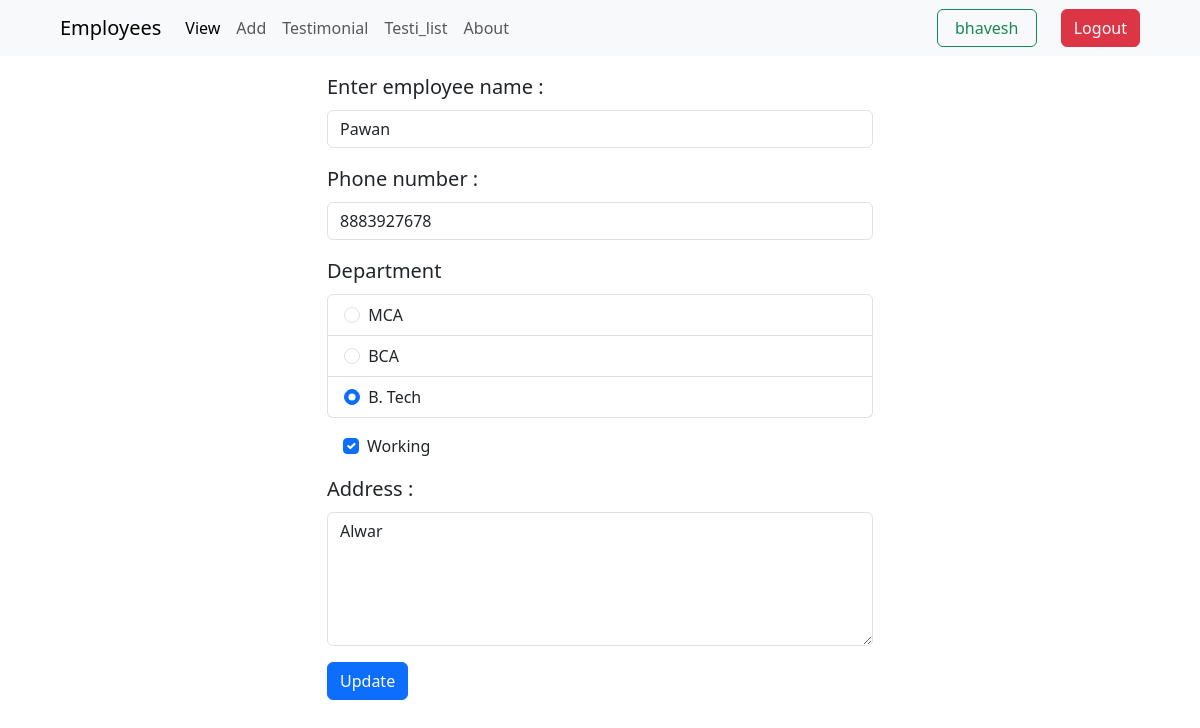
The page /emp/update-emp/Paw888 (signed in) on the database its author committed.
### emp/models.py (models this page shows, shortened)
class emp(models.Model):
    name=models.CharField(max_length=50)
    eid=models.CharField(max_length=20,primary_key=True)
    phone=models.CharField(max_length=10)
    working=models.BooleanField(default=False)
    department=models.CharField(max_length=10)
    address=models.CharField(max_length=100)

### emp/views.py (the view)
# urls.py: path('update-emp/<str:eid>',views.update_emp),
@login_required(login_url='/protected_page')
def update_emp(request,eid,):
    if request.user.is_superuser:
        ee=emp.objects.get(pk=eid)
        return render(request,'emp/update_emp.html',{ 'e':ee})
    return redirect('home')

### templates/emp/update_emp.html (shortened to what this page needs)
<!doctype html>
<html lang="en">
  <head>
    <link href="https://cdn.jsdelivr.net/npm/bootstrap@5.3.3/dist/css/bootstrap.min.css" rel="stylesheet">
    <link rel="stylesheet" href="/static/ss.css">
  </head>
  <body>
    {% include "emp/navbar.html" %}
    <div class="container">
        <div class="row justify-content-center">
          <div class="col-md-6 ">
            <div class="card-body">
                <form class="my-2" action="/emp/add-emp/" method="post" >
                    <div class="mb-3">
                      <label for="exampleInputEmail1" pattern="[a-zA-Z]{3,}" class="form-label fs-5 ">Enter employee name :</label>
                      <input type="text" class="form-control" id="exampleInputEmail1" name="emp_name" value="{{e.name}}" required>
                    </div>
                    <div class="mb-3">
                      <label for="phone" class="form-label fs-5">Phone number :</label>
                      <input type="tel" class="form-control" id="exampleInputPassword1" name="emp_phone"placeholder="10 digit mobile number" pattern="[6-9]{1}[0-9]{3}[0-9]{3}[0-9]{3}" value="{{e.phone}}"required>
                    </div>
                    <div class="dept_work">
                        <div class="mb-3 ">
                            <label for="deptt" class="form-label fs-5">Department</label>
                            <ul class="list-group">
                                <li class="list-group-item">
                                    <input class="form-check-input me-1" type="radio" name="emp_dept" {% if e.department == 'MCA' %} checked {% endif %} id="firstRadio" value="MCA" required>
                                    <label class="form-check-label" for="firstRadio">MCA</label>
                                </li>
                                <li class="list-group-item">
                                    <input class="form-check-input me-1" type="radio" name="emp_dept" value="BCA" {% if e.department == 'BCA' %} checked {% endif %} id="secondRadio" required>
                                    <label class="form-check-label" for="secondRadio">BCA</label>
                                </li>
                                <li class="list-group-item">
                                    <input class="form-check-input me-1" type="radio" name="emp_dept" value="B. Tech" {% if e.department == 'B. Tech' %} checked {% endif %} id="thirdRadio" required>
                                    <label class="form-check-label" for="thirdRadio">B. Tech</label>
                                </li>
                            </ul>
                        </div>
                        <div class="form-check mb-3 m-lg-3">
                            <input class="form-check-input" type="checkbox" name="emp_work" {% if e.working %} checked{% endif %} >
                            <label for="" class="form-check-label">Working</label>
                        </div>
                    </div>
                    <div class="mb-3">
                      <label for="address" class="form-label fs-5">Address :</label>
                      <textarea name="emp_add" id="address" rows="5" class="form-control " placeholder="City" maxlength="10">{{e.address}}</textarea>
                    </div>
                    <button type="submit" class="btn btn-primary">Update  </button>
                  </form>
            </div>
          </div>
        </div>
      </div>
  </body>
</html>

### templates/emp/navbar.html (shortened to what this page needs)
<nav class="ps-5 navbar navbar-expand-lg bg-body-tertiary">
  <div class="container-fluid">
    <a class="navbar-brand" href="/">Employees</a>
    <div class="collapse navbar-collapse" id="navbarSupportedContent">
      <ul class="navbar-nav me-auto mb-2 mb-lg-0">
        <li class="nav-item">
          <a class="nav-link active" aria-current="page" href="/emp/home">View</a>
        </li>
        <li class="nav-item">
          <a class="nav-link" href="/emp/add-emp">Add</a>
        </li>
        <li class="nav-item">
          <a class="nav-link" href="/emp/testimonial">Testimonial</a>
        </li>
        <li class="nav-item">
          <a class="nav-link" href="/emp/testimonial/viewtesti">Testi_list</a>
        </li>
        <li class="nav-item">
          <a class="nav-link" href="/about">About</a>
        </li>
      </ul>
      <ul class="navbar-nav ms-auto">
        {% if not user.is_authenticated %}
          <li class="nav-item">
            <a class=" btn btn-outline-success mx-3" href="/signin">Sign In</a>
            <a class=" btn btn-primary" href="/signup">Sign Up</a>
          </li>
        {% else %}
        <button class="btn btn-outline-success me-4" style="min-width: 100px;">{{user.username}}</button>
          <li class="nav-item">
            <a class="btn btn-danger me-5" href="/mylogout/{{ request.build_absolute_uri }}">Logout</a>
          </li>
        {% endif %}
      </ul>
    </div>
  </div>
</nav>

### rows shown on the page
emp: emp_name "Pawan", emp_phone "8883927678", department "☐ MCA", department "☐ BCA", department "☑ B. Tech", working "☑", emp_add "Alwar"

### other values the page prints
{{ user.username }} "bhavesh"
